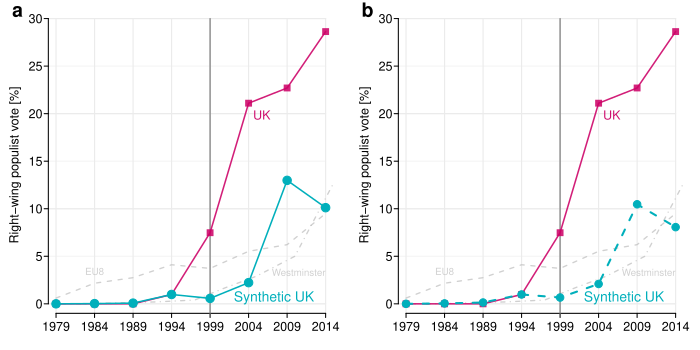

Recreate this plot in R.

library(readstata13)

make_plot <- function(){
    mtext_adj <- 0.9
    plot(x=x, y=y1, axes=F, xlab="", ylab="", type="n",
    ylim=c(-1, 30.2), yaxs="i", xlim=c(x[1]-1, x[length(x)]+1), xaxs="i")
    for (i in seq(0,30,5)) segments(x0=1978, y0=i, x1=2014, y1=i, col="gray96", lty=1, lwd=1.1)
    for (i in seq(0,30,10)) segments(x0=1978, y0=i, x1=2014, y1=i, col="gray92", lty=1, lwd=1.1)
    for(i in x) segments(x0=i, y0=-1, x1=i, y1=30, col="gray92", lty=1, lwd=1.1)
    par(mgp=c(0, 0.25, 0))
    axis(1, at=x, labels=x, tcl=-0.25, cex.axis=mtext_adj)
    par(mgp=c(0, 0.35, 0))
    axis(2, las=2, tcl=-0.25, cex.axis=mtext_adj)
    mtext("Right-wing populist vote [%]", 2, line=1.6, cex=mtext_adj)
    lines(x=x, y=yeu8, lwd=1.3, col="#bebebeb7", lty=2)
    text(1984, 3.4, "EU8", col="#bebebeb7", cex = 0.7)
    lines(wm$year, wm$westminster_vote, lwd = 1.3, col="#bebebeb7", lty = 4)
    text(2010.5, 3.3, "Westminster", col="#bebebeb7", cex = 0.7)
    segments(1999, -1, 1999, 30, col="gray50", lwd=1.2)
    lines(x=x, y=y1, lwd=1.5, col="#cc0066e1")
    points(x=x, y=y1, cex=1.1, pch=15, col="#cc0066dc")
    text(2003.5, 19.7, "UK", pos=4, col="#cc0066ef", cex=0.92)
}

load("scm_est.Rdata")

dat2 <- read.dta13("CountryEPData.dta", convert.factors=F)
dat2 <- subset(dat2, dat2$ccode!=11, convert.factors=F)

wm <- read.csv("./elections/westminster/westminster.csv")[, c("year", "westminster_vote")]
wm <- wm[wm$year <= 2015, ]

x <- seq(1979, 2014, 5)
y0 <- res[[1]]$data.synth$rr_votes
y1 <- res[[1]]$data.treat$rr_votes
yeu8 <- aggregate(dat2$rr_votes, list(dat2$ep_election), mean, na.rm=T)$x

load("x_scm_est_FR.Rdata")
y0fr <- resFR$data.synth$rr_votes



pdf(file='x_SCM_FR_plot.pdf', width = 7, height = 3.5, pointsize=10)

par(mar=c(2.2, 2.9, 1, 1))
par(mfrow=c(1,2))

make_plot()
lines(x=x, y=y0, lwd=1.5, col="#00AFBB")
points(x=x, y=y0, cex=1.35, pch=19, col="#00AFBB")
text(2001, 0.6, "Synthetic UK", pos=4, col="#00AFBB", cex=0.95)
mtext("a", side = 3, line = -0.2, at = 1974, font = 2, cex = 1.4)

make_plot()
lines(x=x, y=y0fr, lwd=2, col="#00AFBB", lty = 2)
points(x=x, y=y0fr, cex=1.2, pch=19, col="#00AFBB")
text(2001, 0.6, "Synthetic UK", pos=4, col="#00AFBB", cex=0.95)
mtext("b", side = 3, line = -0.2, at = 1974, font = 2, cex = 1.4)

dev.off()
